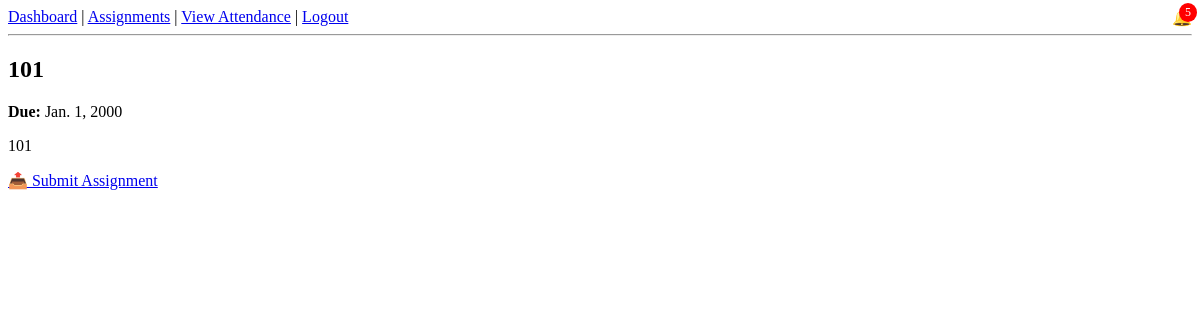
The app's page /assignments/12/ (signed in) with its own data.
### core/models.py (models this page shows, shortened)
class Assignment(models.Model):
    course = models.ForeignKey(Course, on_delete=models.CASCADE)
    title = models.CharField(max_length=100)
    description = models.TextField(blank=True)
    due_date = models.DateField()

### core/views.py (the view)
# urls.py: path('assignments/<int:pk>/', views.assignment_detail, name='assignment_detail'),
@login_required
def assignment_detail(request, pk):
    assignment = get_object_or_404(Assignment, pk=pk)
    return render(request, 'core/assignment_detail.html', {'assignment': assignment})

### core/context_processors.py (called while the page is built)
def notifications_processor(request):
    if request.user.is_authenticated:
        return {
            'notifications': request.user.notifications.filter(is_read=False).order_by('-created_at')
        }
    return {}

### core/templates/core/assignment_detail.html
{% extends 'core/base.html' %}
{% block content %}
<h2>{{ assignment.title }}</h2>
<p><strong>Due:</strong> {{ assignment.due_date }}</p>
<p>{{ assignment.description }}</p>
{% if user.is_authenticated and not user.is_staff %}
    <a href="{% url 'submit_assignment' assignment.id %}">📤 Submit Assignment</a>
{% endif %}
{% endblock %}

### records on screen
Assignment: title "101", due_date "Jan. 1, 2000", description "101"

### other values on screen
{{ notifications|length }} "5"
